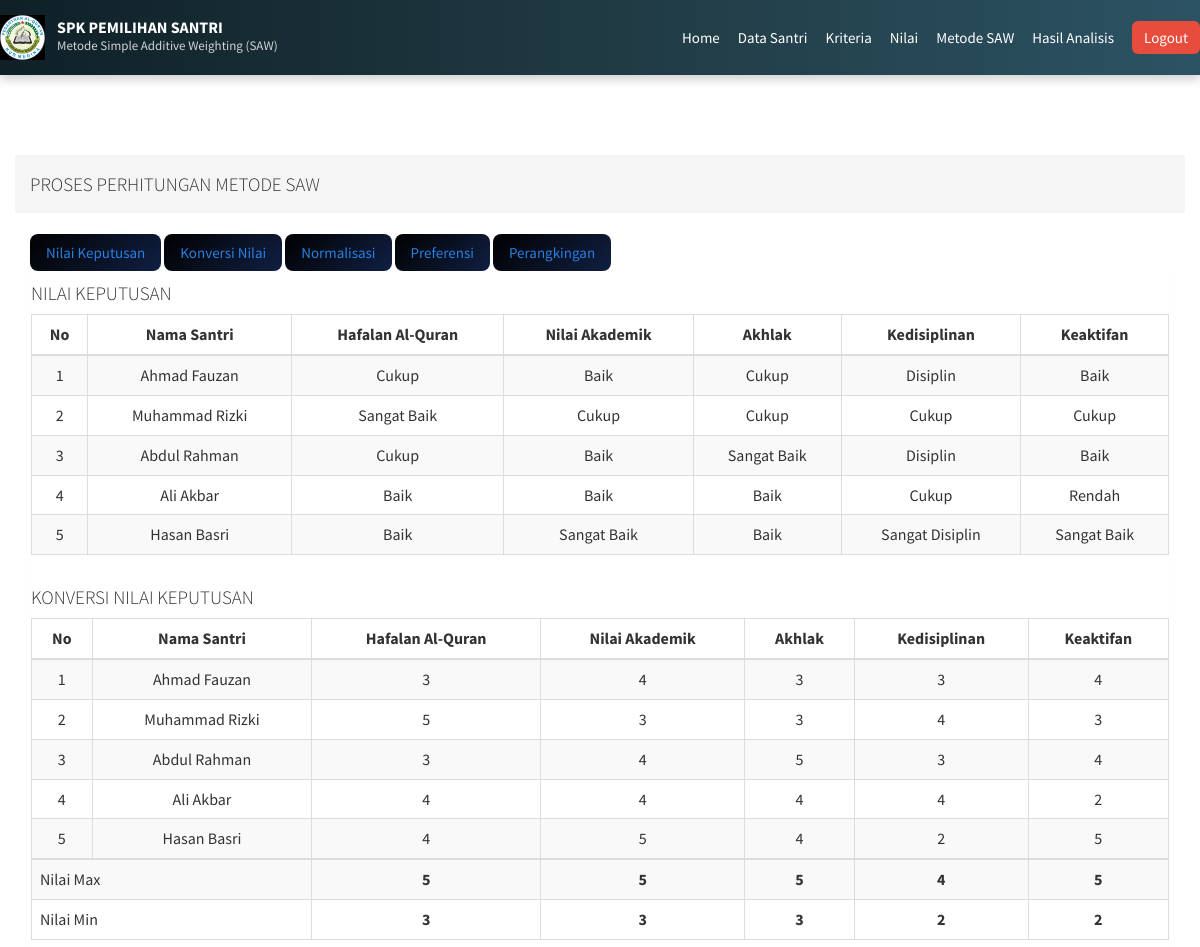
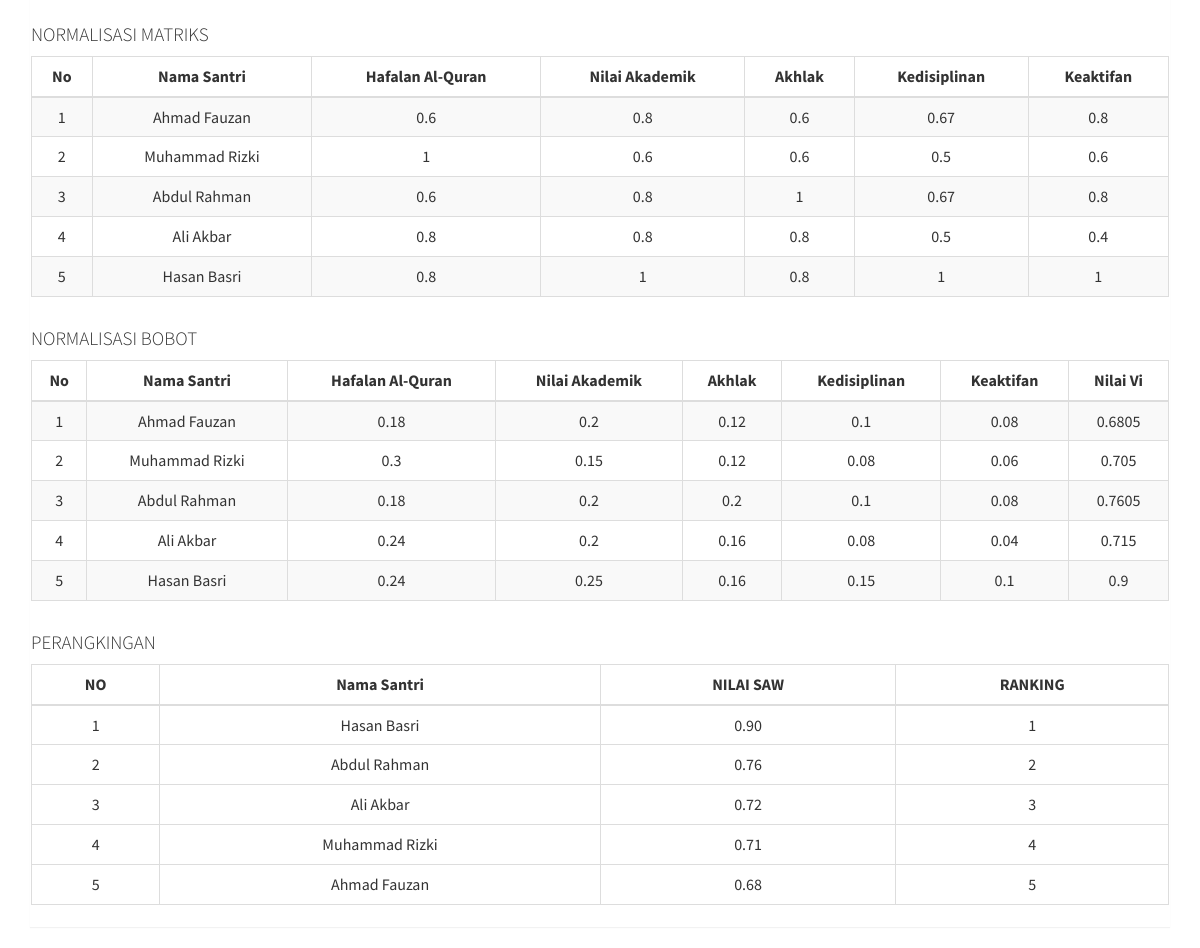
The app's page /admin/metode.php (signed in) with its own data (2 pictures, top to bottom).
### tables this page shows
CREATE TABLE `tbl_kriteria` (
  `id_kriteria` int(11) NOT NULL,
  `nama_kriteria` varchar(50) NOT NULL,
  `bobot_kriteria` double NOT NULL,
  `tipe_kriteria` varchar(20) NOT NULL
);

CREATE TABLE `tbl_alternatif` (
  `id_alternatif` int(11) NOT NULL,
  `nama_alternatif` varchar(50) NOT NULL,
  `nilai_saw` double NOT NULL,
  `ranking` int(11) NOT NULL
);

CREATE TABLE `tbl_nilai` (
  `id_nilai` int(11) NOT NULL,
  `id_alternatif` int(11) NOT NULL,
  `id_kriteria` int(11) NOT NULL,
  `id_subkriteria` int(11) NOT NULL
);

### admin/metode.php (the view, shortened to what this page needs)
<?php include 'header.php'; ?>
<div class="container">
    <div class="row">
        <ol class="breadcrumb"><h4>PROSES PERHITUNGAN METODE SAW</h4></ol>
    </div>
    <div class="card mb-3">
    <div class="card-body">
        <button class="btn btn-modern"><a href="#nilaiKeputusan">Nilai Keputusan</a></button>
        <button class="btn btn-modern"><a href="#konversiNilai">Konversi Nilai</a></button>
        <button class="btn btn-modern"><a href="#normalisasiMatriks">Normalisasi</a></button>
        <button class="btn btn-modern"><a href="#normalisasiBobot">Preferensi</a></button>
        <button class="btn btn-modern"><a href="#peringkat">Perangkingan</a></button>
    </div>
</div>
    <div class="panel panel-container">
        <div class="bootstrap-table-responsive">
            <h4 id="nilaiKeputusan">NILAI KEPUTUSAN</h4>
            <div class="table-responsive">
                <table class="table table-bordered table-striped table-hover">
                    <thead>
                        <tr>
                            <th class="text-center">No</th>
                            <th class="text-center">Nama Santri</th>
                            <?php
                                $query = mysqli_query ($koneksi, "SELECT * FROM tbl_kriteria");
                                while ($b=mysqli_fetch_array($query)) {
                                    echo "<th class='text-center'>$b[nama_kriteria]</th>";
                                }
                            ?>
                        </tr>
                    </thead>
                    <tbody>
                        <?php
                        $data=mysqli_query($koneksi, "SELECT * FROM tbl_alternatif order by id_alternatif");
                        $no=1;
                        while($a=mysqli_fetch_array($data)){
                        ?>
                        <tr>
                            <?php
                                $nomor = $no++;
                                $kode = $a['id_alternatif'];
                                $nama = $a['nama_alternatif'];
                                echo "
                                <td class='text-center'>$nomor</td>
                                <td class='text-center'>$nama</td>
                                ";
                                $query1 = mysqli_query ($koneksi, "SELECT a.nama_subkriteria as sub FROM tbl_subkriteria a, tbl_nilai b WHERE b.id_alternatif='".$kode."' AND a.id_subkriteria = b.id_subkriteria ORDER BY b.id_kriteria");
                                while ($result = mysqli_fetch_array($query1)) {
                                    echo "<td class='text-center'>$result[sub]</td>";
                                }
                            ?>
                        </tr>
                        <?php } ?>
                    </tbody>
                </table>
            </div>
            <h4 id="konversiNilai">KONVERSI NILAI KEPUTUSAN</h4>
            <div class="table-responsive">
                <table class="table table-bordered table-striped table-hover">
                    <thead>
                        <tr>
                            <th class="text-center">No</th>
                            <th class="text-center">Nama Santri</th>
                            <?php
                                $query = mysqli_query ($koneksi, "SELECT * FROM tbl_kriteria");
                                while ($b=mysqli_fetch_array($query)) {
                                    echo "<th class='text-center'>$b[nama_kriteria]</th>";
                                }
                            ?>
                        </tr>
                    </thead>
                    <tbody>
                        <?php
                        $data=mysqli_query($koneksi, "SELECT * FROM tbl_alternatif order by id_alternatif");
                        $no=1;
                        while($a=mysqli_fetch_array($data)){
                        ?>
                        <tr>
                            <?php
                                $nomor = $no++;
                                $kode = $a['id_alternatif'];
                                $nama = $a['nama_alternatif'];
                                echo "
                                <td class='text-center'>$nomor</td>
                                <td class='text-center'>$nama</td>
                                ";
                                $query1 = mysqli_query ($koneksi, "SELECT a.nilai_subkriteria as sub FROM tbl_subkriteria a, tbl_nilai b WHERE b.id_alternatif='".$kode."' AND a.id_subkriteria = b.id_subkriteria ORDER BY b.id_kriteria");
                                while ($result = mysqli_fetch_array($query1)) {
                                    echo "<td class='text-center'>$result[sub]</td>";
                                }
                            ?>
                        </tr>
                        <?php } ?>
                    </tbody>
                    <tr>
                        <td colspan="2">Nilai Max</td>
                        <?php
                            $query = mysqli_query($koneksi, "SELECT * FROM tbl_kriteria ORDER BY id_kriteria");
                            while($b = mysqli_fetch_array($query)){
                                $query1 = mysqli_query($koneksi, "SELECT MAX(s.nilai_subkriteria) as nmax FROM tbl_subkriteria s, tbl_nilai kp WHERE kp.id_kriteria='".$b['id_kriteria']."' AND s.id_subkriteria = kp.id_subkriteria");
                                $result1 = mysqli_fetch_array($query1);
                                echo "<td class='text-center'><b>$result1[nmax]</b></td>";
                            }
                        ?>
                    </tr>
                    <tr>
                        <td colspan="2">Nilai Min</td>
                        <?php
                            $query = mysqli_query($koneksi, "SELECT * FROM tbl_kriteria ORDER BY id_kriteria");
                            while($b = mysqli_fetch_array($query)){
                                $query1 = mysqli_query($koneksi, "SELECT MIN(s.nilai_subkriteria) as nmin FROM tbl_subkriteria s, tbl_nilai kp WHERE kp.id_kriteria='".$b['id_kriteria']."' AND s.id_subkriteria = kp.id_subkriteria");
                                $result1 = mysqli_fetch_array($query1);
                                echo "<td class='text-center'><b>$result1[nmin]</b></td>";
                            }
                        ?>
                    </tr>
                </table>
            </div>
            <h4 id="normalisasiMatriks">NORMALISASI MATRIKS</h4>
            <div class="table-responsive">
                <table class="table table-bordered table-striped table-hover">
                    <thead>
                        <tr>
                            <th class="text-center">No</th>
                            <th class="text-center">Nama Santri</th>
                            <?php
                                $query = mysqli_query ($koneksi, "SELECT * FROM tbl_kriteria");
                                while ($b=mysqli_fetch_array($query)) {
                                    echo "<th class='text-center'>$b[nama_kriteria]</th>";
                                }
                            ?>
                        </tr>
                    </thead>
                    <tbody>
                        <?php
                        $data=mysqli_query($koneksi, "SELECT * FROM tbl_alternatif order by id_alternatif");
                        $no=1;
                        while($a=mysqli_fetch_array($data)){
                        ?>
                        <tr>
                            <?php
                                $nomor = $no++;
                                $kode = $a['id_alternatif'];
                                $nama = $a['nama_alternatif'];
                                echo "
                                <td class='text-center'>$nomor</td>
                                <td class='text-center'>$nama</td>
                                ";
                                $query1 = mysqli_query ($koneksi, "SELECT s.nilai_subkriteria as sub, kp.id_kriteria as id_kriteria, k.tipe_kriteria as atribut FROM tbl_subkriteria s, tbl_nilai kp, tbl_kriteria k WHERE kp.id_alternatif='".$kode."' AND s.id_subkriteria=kp.id_subkriteria AND k.id_kriteria=kp.id_kriteria ORDER BY kp.id_kriteria");
                                while ($result = mysqli_fetch_array($query1)) {
                                    $query2 = mysqli_query($koneksi, "SELECT MAX(s.nilai_subkriteria) as nmax FROM tbl_subkriteria s, tbl_nilai kp WHERE kp.id_kriteria='".$result['id_kriteria']."' AND s.id_subkriteria=kp.id_subkriteria");
                                    $result2 = mysqli_fetch_array($query2);
                                    $tmax = $result2['nmax'];
                                    $query3 = mysqli_query($koneksi, "SELECT MIN(s.nilai_subkriteria) as nmin FROM tbl_subkriteria s, tbl_nilai kp WHERE kp.id_kriteria='".$result['id_kriteria']."' AND s.id_subkriteria=kp.id_subkriteria");
                                    $result3 = mysqli_fetch_array($query3);
                                    $tmin = $result3['nmin'];
                                    if ($result['atribut'] == 'benefit') {
                                        $val = $result['sub'] / $tmax;
                                    } else {
                                        $val = $tmin / $result['sub'];
                                    }
                                    $val = round($val, 2);
                                    echo "<td class='text-center'>".$val."</td>";
                                }
                            ?>
                        </tr>
                        <?php } ?>
                    </tbody>
                </table>
            </div>
             <h4 id="normalisasiBobot">NORMALISASI BOBOT</h4>
            <div class="table-responsive">
                <table class="table table-bordered table-striped table-hover">
                    <thead>
                        <tr>
                            <th class="text-center">No</th>
                            <th class="text-center">Nama Santri</th>
                            <?php
                                $query = mysqli_query ($koneksi, "SELECT * FROM tbl_kriteria");
                                while ($b=mysqli_fetch_array($query)) {
                                    echo "<th class='text-center'>$b[nama_kriteria]</th>";
                                }
                            ?>
                            <th class="text-center">Nilai Vi</th>
                        </tr>
                    </thead>
                    <tbody>
                        <?php
                        $data=mysqli_query($koneksi, "SELECT * FROM tbl_alternatif order by id_alternatif");
                        $no=1;
                        while($a=mysqli_fetch_array($data)){
                            $vi = 0;
                        ?>
                        <tr>
                            <?php
                                $nomor = $no++;
                                $kode = $a['id_alternatif'];
                                $nama = $a['nama_alternatif'];
                                echo "
                                <td class='text-center'>$nomor</td>
                                <td class='text-center'>$nama</td>
                                ";
                                $query1 = mysqli_query ($koneksi, "SELECT s.nilai_subkriteria as sub, kp.id_kriteria as id_kriteria, k.tipe_kriteria as atribut FROM tbl_subkriteria s, tbl_nilai kp, tbl_kriteria k WHERE kp.id_alternatif='".$kode."' AND s.id_subkriteria=kp.id_subkriteria AND k.id_kriteria=kp.id_kriteria ORDER BY kp.id_kriteria");
                                while ($result = mysqli_fetch_array($query1)) {
                                    $query2 = mysqli_query($koneksi, "SELECT MAX(s.nilai_subkriteria) as nmax FROM tbl_subkriteria s, tbl_nilai kp WHERE kp.id_kriteria='".$result['id_kriteria']."' AND s.id_subkriteria=kp.id_subkriteria");
                                    $result2 = mysqli_fetch_array($query2);
                                    $tmax = $result2['nmax'];
                                    $query3 = mysqli_query($koneksi, "SELECT MIN(s.nilai_subkriteria) as nmin FROM tbl_subkriteria s, tbl_nilai kp WHERE kp.id_kriteria='".$result['id_kriteria']."' AND s.id_subkriteria=kp.id_subkriteria");
                                    $result3 = mysqli_fetch_array($query3);
                                    $tmin = $result3['nmin'];
                                    if ($result['atribut'] == 'benefit') {
                                        $val = $result['sub']/$tmax;
                                    } else {
                                        $val = $tmin/$result['sub'];
                                    }
                                    $val = round($val, 2);
                                    $query4 = mysqli_query($koneksi, "SELECT bobot_kriteria FROM tbl_kriteria WHERE id_kriteria='".$result['id_kriteria']."'");
                                    $result4 = mysqli_fetch_array($query4);
                                    $bobot_k= $result4['bobot_kriteria']/100;
                                    $valbobot = ($val * $bobot_k);
                                    $nbobot = round ($valbobot, 2);
                                    $vi += $valbobot;
                                    echo "<td class='text-center'>".$nbobot."</td>";
                                }
                                    echo "<td class='text-center'>".$vi."</td>";
                                    mysqli_query($koneksi, "UPDATE tbl_alternatif SET nilai_saw='$vi' WHERE id_alternatif='".$a['id_alternatif']."'");
                            ?>
                        </tr>
                        <?php } ?>
                    </tbody>
                </table>
            </div>
            <?php
                $data=mysqli_query($koneksi, "SELECT * FROM tbl_alternatif order by nilai_saw DESC");
                $rank=1;
                while($b=mysqli_fetch_array($data)){
                    mysqli_query($koneksi, "UPDATE tbl_alternatif SET ranking='$rank' WHERE id_alternatif='".$b['id_alternatif']."'");
                    $rank++;
                }
            ?>
        <h4 id="peringkat">PERANGKINGAN</h4>
            <div class="table-responsive">
                <table class="table table-bordered">
                    <thead>
                        <tr>
                            <th class="text-center">NO</th>
                            <th class="text-center">Nama Santri</th>
                            <th class="text-center">NILAI SAW</th>
                            <th class="text-center">RANKING</th>
                        </tr>
                    </thead>
                    <tbody>
                        <?php
                        $data=mysqli_query($koneksi, "SELECT * FROM tbl_alternatif order by ranking");
                        $no=1;
                        while($a=mysqli_fetch_array($data)){
                        ?>
                        <tr>
                            <td class="text-center"><?php echo $no++; ?></td>
                            <td class="text-center"><?php echo $a['nama_alternatif']; ?></td>
                            <td class="text-center"><?php echo number_format($a['nilai_saw'],2); ?></td>
                            <td class="text-center"><?php echo $a['ranking']; ?></td>
                        </tr>
                        <?php } ?>
                    </tbody>
                </table>
            </div>
        </div>
    </div>
</div>

### records on screen
tbl_kriteria: nama_kriteria "Hafalan Al-Quran", result1 "5", result1 "3"
tbl_kriteria: nama_kriteria "Nilai Akademik", result1 "5", result1 "3"
tbl_kriteria: nama_kriteria "Akhlak", result1 "5", result1 "3"
tbl_kriteria: nama_kriteria "Kedisiplinan", result1 "4", result1 "2"
tbl_kriteria: nama_kriteria "Keaktifan", result1 "5", result1 "2"
tbl_alternatif: nomor "1", nama_alternatif "Ahmad Fauzan", result "Cukup", result "Baik", result "Disiplin", result "3", result "4", vi "0.6805", nilai_saw "0.68", ranking "5"
tbl_alternatif: nomor "2", nama_alternatif "Muhammad Rizki", result "Sangat Baik", result "Cukup", result "5", result "3", result "4", vi "0.705", nilai_saw "0.71", ranking "4"
tbl_alternatif: nomor "3", nama_alternatif "Abdul Rahman", result "Cukup", result "Baik", result "Sangat Baik", result "Disiplin", result "3", result "4", result "5", vi "0.7605", nilai_saw "0.76", ranking "2"
tbl_alternatif: nomor "4", nama_alternatif "Ali Akbar", result "Baik", result "Cukup", result "Rendah", result "4", result "2", vi "0.715", nilai_saw "0.72", ranking "3"
tbl_alternatif: nomor "5", nama_alternatif "Hasan Basri", result "Baik", result "Sangat Baik", result "Sangat Disiplin", result "4", result "5", result "2", vi "0.9", nilai_saw "0.90", ranking "1"
tbl_nilai: val "0.6", nbobot "0.18"
tbl_nilai: val "0.8", nbobot "0.2"
tbl_nilai: val "0.6", nbobot "0.12"
tbl_nilai: val "0.67", nbobot "0.1"
tbl_nilai: val "0.8", nbobot "0.08"
tbl_nilai: val "1", nbobot "0.3"
tbl_nilai: val "0.6", nbobot "0.15"
tbl_nilai: val "0.6", nbobot "0.12"
tbl_nilai: val "0.5", nbobot "0.08"
tbl_nilai: val "0.6", nbobot "0.06"
tbl_nilai: val "0.6", nbobot "0.18"
tbl_nilai: val "0.8", nbobot "0.2"
tbl_nilai: val "1", nbobot "0.2"
tbl_nilai: val "0.67", nbobot "0.1"
tbl_nilai: val "0.8", nbobot "0.08"
tbl_nilai: val "0.8", nbobot "0.24"
tbl_nilai: val "0.8", nbobot "0.2"
tbl_nilai: val "0.8", nbobot "0.16"
tbl_nilai: val "0.5", nbobot "0.08"
tbl_nilai: val "0.4", nbobot "0.04"
tbl_nilai: val "0.8", nbobot "0.24"
tbl_nilai: val "1", nbobot "0.25"
tbl_nilai: val "0.8", nbobot "0.16"
tbl_nilai: val "1", nbobot "0.15"
tbl_nilai: val "1", nbobot "0.1"
